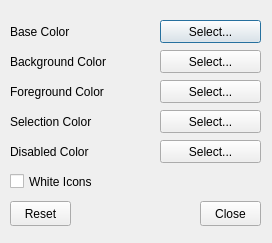
<?xml version="1.0" encoding="UTF-8"?>
<ui version="4.0">
 <class>palette</class>
 <widget class="QDialog" name="palette">
  <property name="geometry">
   <rect>
    <x>0</x>
    <y>0</y>
    <width>272</width>
    <height>243</height>
   </rect>
  </property>
  <property name="windowTitle">
   <string>Palette Editor</string>
  </property>
  <property name="windowIcon">
   <iconset resource="../resources.qrc">
    <normaloff>:/icons/icon.svg</normaloff>:/icons/icon.svg</iconset>
  </property>
  <widget class="QPushButton" name="base">
   <property name="geometry">
    <rect>
     <x>160</x>
     <y>20</y>
     <width>101</width>
     <height>23</height>
    </rect>
   </property>
   <property name="text">
    <string>Select...</string>
   </property>
  </widget>
  <widget class="QLabel" name="base_label">
   <property name="geometry">
    <rect>
     <x>10</x>
     <y>23</y>
     <width>121</width>
     <height>17</height>
    </rect>
   </property>
   <property name="text">
    <string>Base Color</string>
   </property>
  </widget>
  <widget class="QLabel" name="back_label">
   <property name="geometry">
    <rect>
     <x>10</x>
     <y>53</y>
     <width>151</width>
     <height>17</height>
    </rect>
   </property>
   <property name="text">
    <string>Background Color</string>
   </property>
  </widget>
  <widget class="QLabel" name="fore_label">
   <property name="geometry">
    <rect>
     <x>10</x>
     <y>83</y>
     <width>131</width>
     <height>17</height>
    </rect>
   </property>
   <property name="text">
    <string>Foreground Color</string>
   </property>
  </widget>
  <widget class="QPushButton" name="back">
   <property name="geometry">
    <rect>
     <x>160</x>
     <y>50</y>
     <width>101</width>
     <height>23</height>
    </rect>
   </property>
   <property name="text">
    <string>Select...</string>
   </property>
  </widget>
  <widget class="QPushButton" name="fore">
   <property name="geometry">
    <rect>
     <x>160</x>
     <y>80</y>
     <width>101</width>
     <height>23</height>
    </rect>
   </property>
   <property name="text">
    <string>Select...</string>
   </property>
  </widget>
  <widget class="QPushButton" name="close">
   <property name="geometry">
    <rect>
     <x>200</x>
     <y>201</y>
     <width>61</width>
     <height>25</height>
    </rect>
   </property>
   <property name="text">
    <string>Close</string>
   </property>
  </widget>
  <widget class="QPushButton" name="reset">
   <property name="geometry">
    <rect>
     <x>10</x>
     <y>201</y>
     <width>61</width>
     <height>25</height>
    </rect>
   </property>
   <property name="text">
    <string>Reset</string>
   </property>
  </widget>
  <widget class="QCheckBox" name="whiteicons">
   <property name="geometry">
    <rect>
     <x>10</x>
     <y>170</y>
     <width>251</width>
     <height>23</height>
    </rect>
   </property>
   <property name="text">
    <string>White Icons</string>
   </property>
  </widget>
  <widget class="QPushButton" name="sel">
   <property name="geometry">
    <rect>
     <x>160</x>
     <y>110</y>
     <width>101</width>
     <height>23</height>
    </rect>
   </property>
   <property name="text">
    <string>Select...</string>
   </property>
  </widget>
  <widget class="QLabel" name="sel_label">
   <property name="geometry">
    <rect>
     <x>10</x>
     <y>113</y>
     <width>131</width>
     <height>17</height>
    </rect>
   </property>
   <property name="text">
    <string>Selection Color</string>
   </property>
  </widget>
  <widget class="QPushButton" name="disabled">
   <property name="geometry">
    <rect>
     <x>160</x>
     <y>140</y>
     <width>101</width>
     <height>23</height>
    </rect>
   </property>
   <property name="text">
    <string>Select...</string>
   </property>
  </widget>
  <widget class="QLabel" name="disabled_label">
   <property name="geometry">
    <rect>
     <x>10</x>
     <y>143</y>
     <width>131</width>
     <height>17</height>
    </rect>
   </property>
   <property name="text">
    <string>Disabled Color</string>
   </property>
  </widget>
 </widget>
 <tabstops>
  <tabstop>base</tabstop>
  <tabstop>back</tabstop>
  <tabstop>fore</tabstop>
  <tabstop>sel</tabstop>
  <tabstop>whiteicons</tabstop>
  <tabstop>reset</tabstop>
  <tabstop>close</tabstop>
 </tabstops>
 <resources>
  <include location="../resources.qrc"/>
 </resources>
 <connections/>
</ui>
